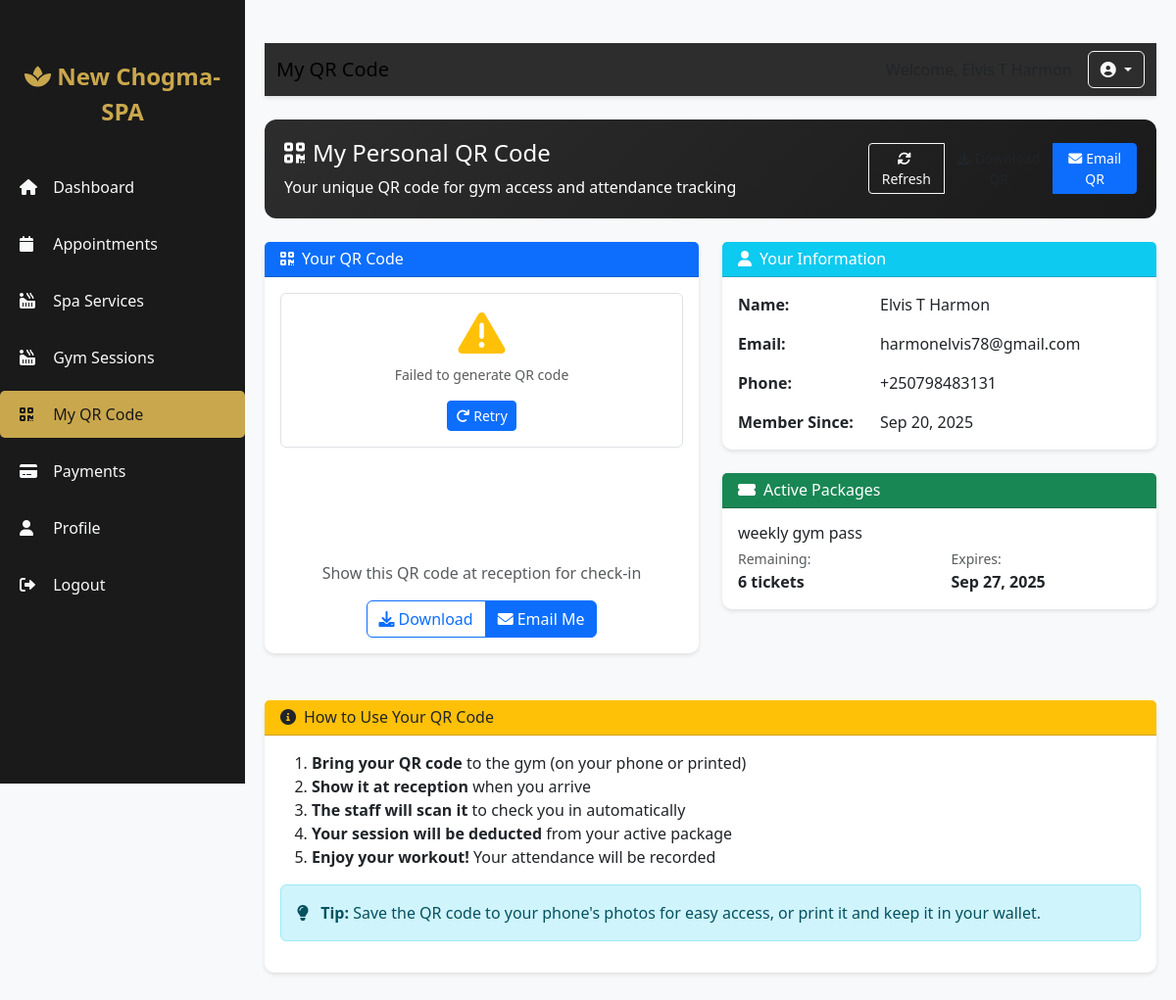
Screenshot of /client/my-qrcode/ (signed in) with the database file from the repository.
### accounts/models.py (models this page shows, shortened)
class CustomUser(AbstractUser):
    CLIENT = 'client'
    ADMIN = 'admin'
    STAFF = 'staff'
    ROLE_CHOICES = [
        (CLIENT, 'Client'),
        (ADMIN, 'Admin'),
        (STAFF, 'Staff'),
    ]
    phone_regex = RegexValidator(
        regex=r'^\+250\d{9}$',
        message="Phone number must be in the format: '+250xxxxxxxxx' where x is a digit (12 digits total)"
    )
    role = models.CharField(max_length=10, choices=ROLE_CHOICES, default=CLIENT)
    phone_number = models.CharField(
        max_length=15,
        blank=True,
        validators=[phone_regex],
        unique=True,
        error_messages={'unique': 'A user with this phone number already exists.'}
    )
    email = models.EmailField(unique=True, error_messages={'unique': 'A user with this email already exists.'})
    qr_code = models.UUIDField(default=uuid.uuid4, editable=False, unique=True)
    date_joined = models.DateTimeField(auto_now_add=True)
    is_verified = models.BooleanField(default=False)
    groups = models.ManyToManyField(
        'auth.Group',
        verbose_name='groups',
        blank=True,
        help_text='The groups this user belongs to.',
        related_name="customuser_set",
        related_query_name="user",
    )
    user_permissions = models.ManyToManyField(
        'auth.Permission',
        verbose_name='user permissions',
        blank=True,
        help_text='Specific permissions for this user.',
        related_name="customuser_set",
        related_query_name="user",
    )
    def get_full_name(self):
        return f"{self.first_name} {self.last_name}".strip()
    class Meta:
        verbose_name = 'User'
        verbose_name_plural = 'Users'

### core/models.py (models this page shows, shortened)
class UserServicePackage(models.Model):
    STATUS_CHOICES = [
        ('active', 'Active'),
        ('expired', 'Expired'),
        ('cancelled', 'Cancelled'),
    ]
    user = models.ForeignKey(CustomUser, on_delete=models.CASCADE, related_name='service_packages')
    service_package = models.ForeignKey(ServicePackage, on_delete=models.CASCADE)
    purchase_date = models.DateTimeField(auto_now_add=True)
    start_date = models.DateField()
    end_date = models.DateField()
    total_tickets = models.PositiveIntegerField(default=0)
    tickets_used = models.PositiveIntegerField(default=0)
    status = models.CharField(max_length=10, choices=STATUS_CHOICES, default='active')
    auto_renew = models.BooleanField(default=False)
    class Meta:
        ordering = ['-purchase_date']
    def tickets_remaining(self):
        return self.total_tickets - self.tickets_used

### admin_app/models.py (models this page shows, shortened)
class ServicePackage(models.Model):
    SERVICE_TYPES = [
        ('gym', 'Gym'),
        ('sauna', 'Sauna'),
        ('massage', 'Massage'),
    ]
    DURATION_UNITS = [
        ('days', 'Days'),
        ('weeks', 'Weeks'),
        ('months', 'Months'),
    ]
    name = models.CharField(max_length=100)
    service_type = models.CharField(max_length=10, choices=SERVICE_TYPES)
    description = models.TextField(blank=True)
    price = models.DecimalField(max_digits=12, decimal_places=2, validators=[MinValueValidator(0)], help_text="Price in RWF")
    tickets_included = models.PositiveIntegerField(help_text="Number of tickets included (0 for unlimited)")
    validity_days = models.PositiveIntegerField(help_text="Package validity in days")
    is_active = models.BooleanField(default=True)
    auto_renew = models.BooleanField(default=False, help_text="Auto-renew package when expired")
    created_at = models.DateTimeField(auto_now_add=True)
    updated_at = models.DateTimeField(auto_now=True)
    class Meta:
        ordering = ['service_type', 'price']
        verbose_name = 'Service Package'
        verbose_name_plural = 'Service Packages'

### client/views.py (the view)
# urls.py: path('my-qrcode/', views.client_qr_code, name='client_qr_code'),
@login_required
def client_qr_code(request):
    if request.user.role != CustomUser.CLIENT:
        messages.error(request, 'You do not have permission to access this page.')
        return redirect('accounts:login')
    active_packages = UserServicePackage.objects.filter(
        user=request.user,
        status='active',
        end_date__gte=timezone.now().date()
    )
    qr_data = {
        'user_id': str(request.user.id),
        'user_name': request.user.get_full_name(),
        'email': request.user.email,
        'phone': request.user.phone_number or "Not provided",
        'service_type': 'gym',  # Default service type for QR codes
    }
    if active_packages.exists():
        qr_data['active_packages'] = [{
            'name': pkg.service_package.name,
            'remaining_tickets': pkg.tickets_remaining(),
            'expiry_date': pkg.end_date.strftime('%Y-%m-%d'),
            'service_type': pkg.service_package.service_type  # Include service type
        } for pkg in active_packages]
    context = {
        'user': request.user,
        'qr_data': json.dumps(qr_data),
        'active_packages': active_packages,
        'active_tab': 'qrcode',
    }
    return render(request, 'client/client_qr_code.html', context)

### templates/client/client_qr_code.html (shortened to what this page needs)
{% extends 'base.html' %}
{% block page_title %}My QR Code{% endblock %}
{% block content %}
<div class="welcome-section mb-4">
    <div class="row align-items-center">
        <div class="col-12 col-md-8">
            <h4><i class="fas fa-qrcode me-2"></i>My Personal QR Code</h4>
            <p class="mb-0">Your unique QR code for gym access and attendance tracking</p>
        </div>
        <div class="col-12 col-md-4 text-md-end mt-3 mt-md-0">
            <div class="btn-group w-100">
                <button class="btn btn-outline-light btn-sm" onclick="location.reload()">
                    <i class="fas fa-sync-alt me-1"></i>Refresh
                </button>
                <button class="btn btn-accent btn-sm" onclick="downloadQRCode()">
                    <i class="fas fa-download me-1"></i>Download QR
                </button>
                <a href="{% url 'client:generate_qr' %}" class="btn btn-primary btn-sm">
                    <i class="fas fa-envelope me-1"></i>Email QR
                </a>
            </div>
        </div>
    </div>
</div>
<div class="row">
    <div class="col-12 col-md-6">
        <div class="card mb-4">
            <div class="card-header bg-primary text-white">
                <h6 class="mb-0"><i class="fas fa-qrcode me-2"></i>Your QR Code</h6>
            </div>
            <div class="card-body text-center">
                <div id="qrcode" class="mb-4" style="min-height: 250px;"></div>
                <p class="text-muted">Show this QR code at reception for check-in</p>
                <div class="btn-group">
                    <button class="btn btn-outline-primary" onclick="downloadQRCode()">
                        <i class="fas fa-download me-1"></i>Download
                    </button>
                    <a href="{% url 'client:generate_qr' %}" class="btn btn-primary">
                        <i class="fas fa-envelope me-1"></i>Email Me
                    </a>
                </div>
            </div>
        </div>
    </div>
    <div class="col-12 col-md-6">
        <div class="card mb-4">
            <div class="card-header bg-info text-white">
                <h6 class="mb-0"><i class="fas fa-user me-2"></i>Your Information</h6>
            </div>
            <div class="card-body">
                <div class="row mb-3">
                    <div class="col-4 fw-bold">Name:</div>
                    <div class="col-8">{{ user.get_full_name }}</div>
                </div>
                <div class="row mb-3">
                    <div class="col-4 fw-bold">Email:</div>
                    <div class="col-8">{{ user.email }}</div>
                </div>
                <div class="row mb-3">
                    <div class="col-4 fw-bold">Phone:</div>
                    <div class="col-8">{{ user.phone_number|default:"Not provided" }}</div>
                </div>
                <div class="row">
                    <div class="col-4 fw-bold">Member Since:</div>
                    <div class="col-8">{{ user.date_joined|date:"M d, Y" }}</div>
                </div>
            </div>
        </div>
        <div class="card">
            <div class="card-header bg-success text-white">
                <h6 class="mb-0"><i class="fas fa-ticket-alt me-2"></i>Active Packages</h6>
            </div>
            <div class="card-body">
                {% if active_packages %}
                    {% for package in active_packages %}
                    <div class="package-item {% if not forloop.last %}mb-3 pb-3 border-bottom{% endif %}">
                        <h6 class="mb-1">{{ package.service_package.name }}</h6>
                        <div class="row">
                            <div class="col-6">
                                <small class="text-muted">Remaining:</small>
                                <div class="fw-bold">{{ package.tickets_remaining }} tickets</div>
                            </div>
                            <div class="col-6">
                                <small class="text-muted">Expires:</small>
                                <div class="fw-bold">{{ package.end_date|date:"M d, Y" }}</div>
                            </div>
                        </div>
                    </div>
                    {% endfor %}
                {% else %}
                    <p class="text-muted mb-0">No active packages</p>
                    <a href="{% url 'client:services' %}" class="btn btn-sm btn-primary mt-2">
                        <i class="fas fa-shopping-cart me-1"></i>Purchase Package
                    </a>
                {% endif %}
            </div>
        </div>
    </div>
</div>
<div class="card mt-4">
    <div class="card-header bg-warning text-dark">
        <h6 class="mb-0"><i class="fas fa-info-circle me-2"></i>How to Use Your QR Code</h6>
    </div>
    <div class="card-body">
        <ol>
            <li><strong>Bring your QR code</strong> to the gym (on your phone or printed)</li>
            <li><strong>Show it at reception</strong> when you arrive</li>
            <li><strong>The staff will scan it</strong> to check you in automatically</li>
            <li><strong>Your session will be deducted</strong> from your active package</li>
            <li><strong>Enjoy your workout!</strong> Your attendance will be recorded</li>
        </ol>
        <div class="alert alert-info">
            <i class="fas fa-lightbulb me-2"></i>
            <strong>Tip:</strong> Save the QR code to your phone's photos for easy access, or print it and keep it in your wallet.
        </div>
    </div>
</div>
{% endblock %}

### rows the page displays
CustomUser: get_full_name "Elvis T Harmon", email "harmonelvis78@gmail.com", phone_number "+250798483131", date_joined "Sep 20, 2025"
UserServicePackage: service_package.name "weekly gym pass", tickets_remaining "6", end_date "Sep 27, 2025"
